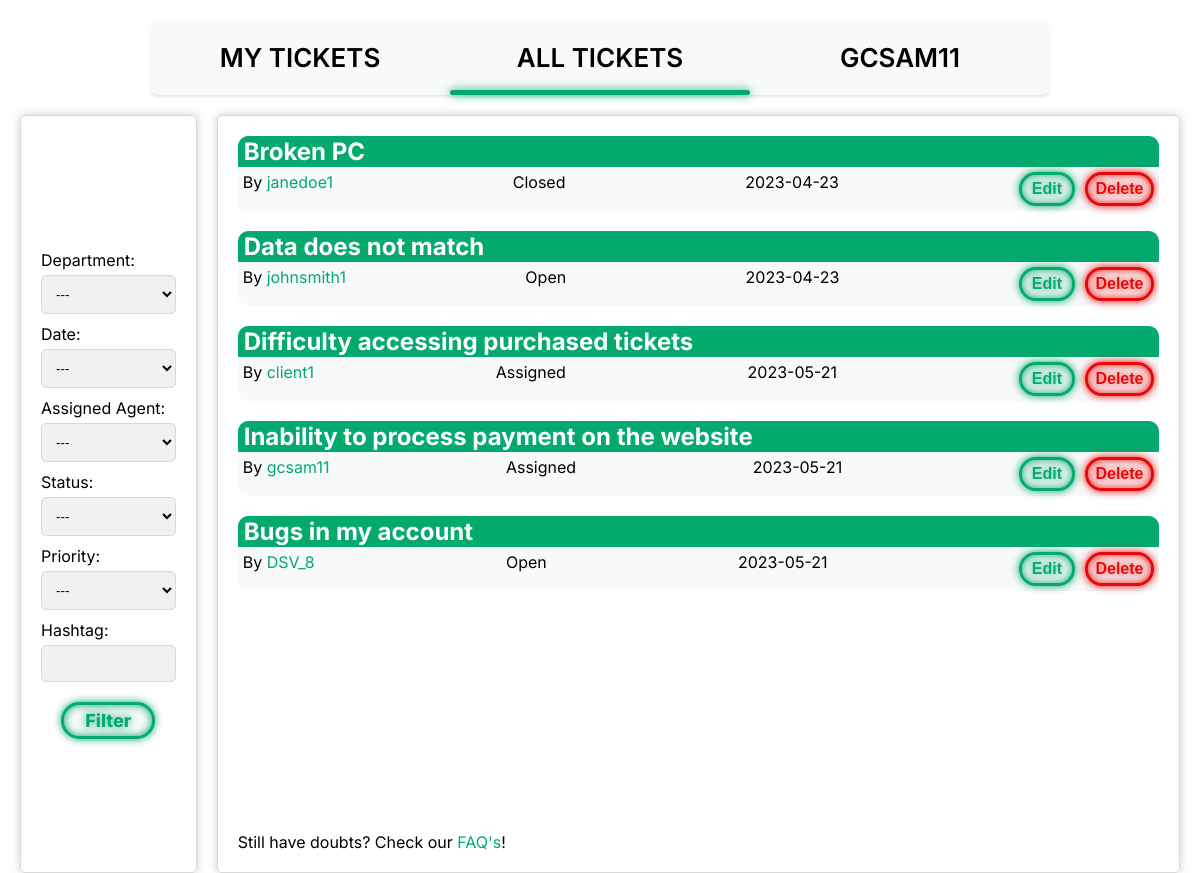
Before: /pages/all_tickets.php (signed in) with the older database file.
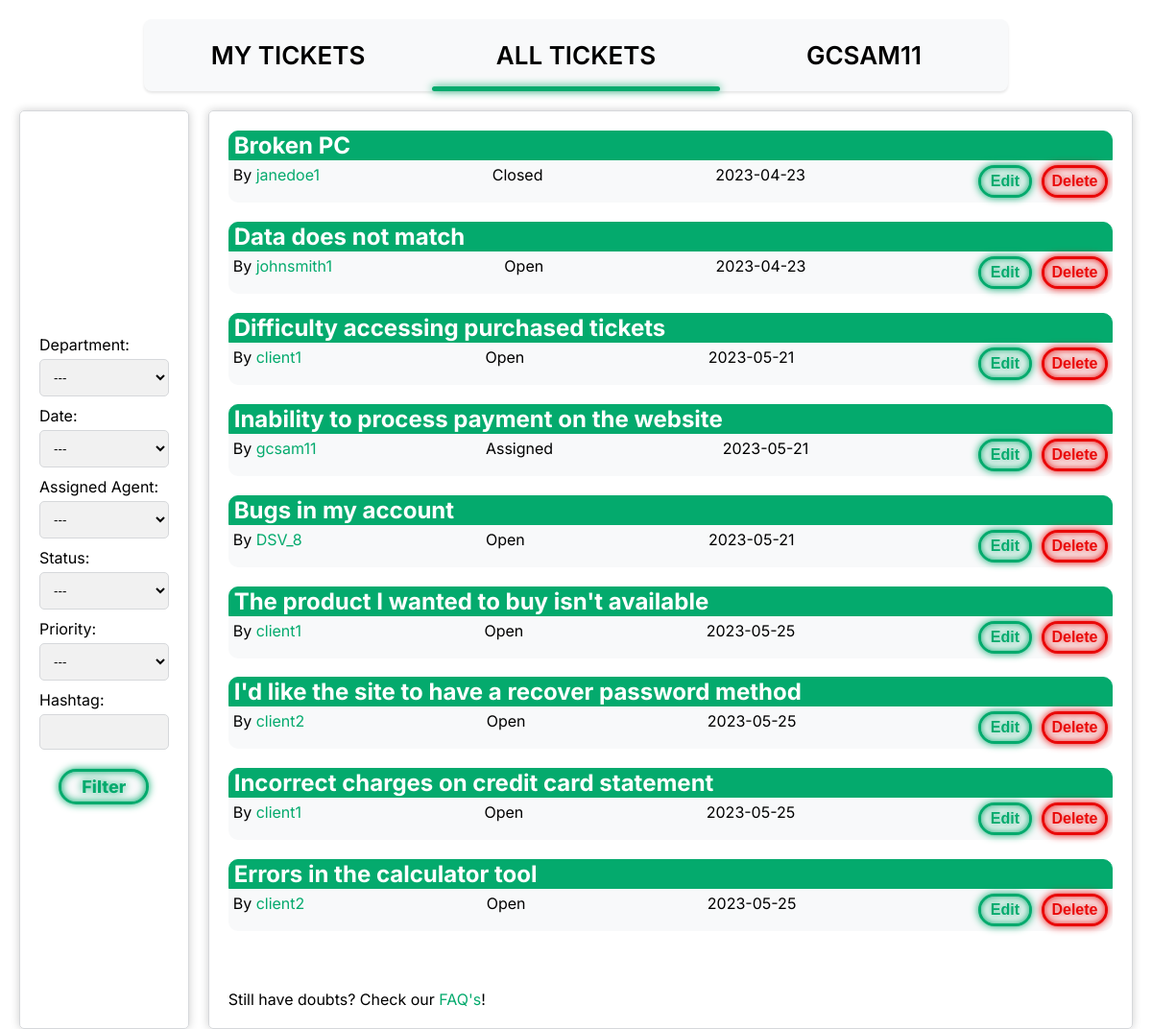
After: the same page with the newer database file.
### tables this page shows
CREATE TABLE TICKET (
    ticket_id INTEGER PRIMARY KEY AUTOINCREMENT,
    user_id INT NOT NULL,
    assigned_agent INT CHECK (assigned_agent <> user_id),
    department_id INT,
    title VARCHAR(255) NOT NULL,
    description VARCHAR(1000) NOT NULL,
    status VARCHAR(10) NOT NULL DEFAULT 'Open' CHECK (status = 'Open' OR status = 'Assigned' OR status = 'Closed'),
    priority VARCHAR(10) NOT NULL DEFAULT 'Low' CHECK (priority = 'Low' OR priority = 'Medium' OR priority = 'High'),
    date DATE NOT NULL,
    hashtag VARCHAR(255),
    FOREIGN KEY(user_id) REFERENCES USER(user_id) ON DELETE CASCADE ON UPDATE CASCADE,
    FOREIGN KEY(department_id) REFERENCES DEPARTMENT(department_id) ON DELETE CASCADE ON UPDATE CASCADE,
    FOREIGN KEY(assigned_agent) REFERENCES USER(user_id) ON DELETE CASCADE ON UPDATE CASCADE
);

CREATE TABLE USER (
    user_id INTEGER PRIMARY KEY AUTOINCREMENT,
    department_id INT,
    name VARCHAR(255) NOT NULL,
    username VARCHAR(8) NOT NULL UNIQUE,
    email VARCHAR(255) NOT NULL UNIQUE,
    password VARCHAR(255) NOT NULL,
    type VARCHAR(10) NOT NULL DEFAULT 'Client' CHECK (type = 'Agent' OR type = 'Admin' OR type = 'Client'),
    gender VARCHAR(10) DEFAULT 'None' CHECK(gender = 'Male' or gender = 'Female' or gender = 'Other' or gender = 'None'),
    FOREIGN KEY(department_id) REFERENCES DEPARTMENT(department_id) ON DELETE CASCADE ON UPDATE CASCADE
);

### database/checkSession.php (called while the page is built, shortened)
<?php
    $profile = $_SESSION['username'];
?>

### database/get_tickets.php (the view)
<?php
    include 'connection.php';
    $stmt = $db->prepare('SELECT * FROM Ticket');
    $stmt->execute();
    while($row = $stmt -> fetch()){
        $stmt2 = $db -> prepare('SELECT username FROM User WHERE user_id = :user_id');
        $stmt2 -> bindParam(':user_id', $row['user_id']);
        $stmt2 -> execute();
        $row2 = $stmt2 -> fetch();
        echo '<h2><a class="ticket_readmore" href="../pages/ticket.php?id='.$row['ticket_id'].'&site=all_tickets">' . $row['title'] . '</a></h2>
        <div class="ticket">
        <div class="ticket_main_info"> <span class="ticket_username"> By <a class="ticket_username_link" href="../pages/profile_viewer.php?id=' .$row['user_id'] . '">' . $row2['username'] . '</a> </span>
        <span class="ticket_status">' . $row['status'] . '</span>
        <span class="ticket_date">' . $row['date'] . ' </span>';
        if(($_SESSION['type'] == 'Admin') || ($_SESSION['user_id'] == $row['user_id'])){
            echo '<div class ="btns">';
            echo '<form class ="editbtnform" action="../pages/editTicket.php?id='.$row['ticket_id'].'" method="POST">
            <input type="hidden" name="csrf" value="' . $_SESSION['csrf'] . '">
            <input type="hidden" name="site" value="alltickets">
            <button type="submit" id="edit_btn"> Edit </button> </form>';
            echo '<form class="deletebtnform" action="../database/deleteTicket.php" method="POST">
            <input type="hidden" name="csrf" value="' . $_SESSION['csrf'] . '">
            <input type="hidden" name="site" value="alltickets">
            <input type="hidden" name="id" value=' . $row['ticket_id'] .'>
            <button type="submit" id="delete_btn"> Delete </button> </form></div>';
        }
        echo '</div></div>';
    }
?>

### pages/all_tickets.php (shortened to what this page needs)
<?php
    include '../database/checkSession.php';
?>
<!DOCTYPE html>
<html>
<head>
	<link rel="stylesheet" href="../css/all_tickets.css">
</head>
<body>
    <header>
		<nav>
			<a href="../pages/my_tickets.php">My Tickets</a>
			<a href="../pages/all_tickets.php">All Tickets</a>
			<a href="../pages/profile_viewer.php"><?php echo $profile ?></a>
			<div class="animation start-all_tickets"></div>
		</nav>
    </header>
	<main>
		<form action="../database/filter.php" method="post">
		<section id="grid">
			<div class="box">
				<div class="box_content">
					<label for="department-filter">Department:</label>
			    	<select id="department" name="department">
						<option value="none">---</option>
			    	</select>
			    	<label for="date-filter">Date:</label>
			    	<select id="date-filter" name="date">
						<option value="none">---</option>
					</select>
			    	<label for="agent-filter">Assigned Agent:</label>
			    	<select id="agent-filter" name="agent">
				    	<option value="none">---</option>
						<?php
						include '../database/fetchAgents.php'
						 ?>
			    	</select>
			    	<label for="status-filter">Status:</label>
			    	<select id="status-filter" name="status">
                    	<option value="none">---</option>
			    	</select>
			    	<label for="priority-filter">Priority:</label>
			    	<select id="priority-filter" name="priority">
				    	<option value="none">---</option>
			    	</select>
					<label for="hashtag-filter">Hashtag:</label>
					<input list="hashtags" name="hashtag" id="hashtag_filter" placeholder="">
                	<div class="clearfix">
				    	<button type="submit" class="filterbtn">Filter</button>
			    	</div>
				</div>
			</div>
		</form>
			<div class="box2">
				<section class="right_box_content">
						<div id="tickets">
							<?php
								if($_SESSION['filter']){
									$site = 'all_tickets';
									include '../database/get_filter_content.php';
									$_SESSION['filter'] = false;
								}
								else{
									include '../database/get_tickets.php';
								}
							?>
						</div>
						<footer>Still have doubts? Check our <a href="../pages/faq.php">FAQ's</a>!</footer>
				</section>
			</div>
	</main>
</body>
</html>

### css/all_tickets.css (style rules this page uses)
:root { --clr-neon_green: #04AA6D; --clr-neon_red: #e90808; --clr-bg: #f8f9fa; }
*, *::before *::after { box-sizing: border-box; }
header { text-align: center; }
nav { position: relative; margin: 20px auto 0; width: 900px; height: 75px; background: var(--clr-bg); border-radius: 8px; font-size: 0; box-shadow: 0 2px 3px 0 rgba(0, 0, 0, 0.1); }
nav a { font-family: 'Inter', sans-serif; font-size: 26px; font-weight: 600; text-transform: uppercase; color: black; text-decoration: none; line-height: 75px; position: relative; z-index: 1; display: inline-block; text-align: center; }
nav .animation { position: absolute; height: 5px; bottom: 0; z-index: 0; background: var(--clr-neon_green); border-radius: 8px; transition: all .5s ease 0s; box-shadow: 0 0 10px 0 var(--clr-neon_green); }
nav a:nth-child(1) { width: 300px; }
nav a:nth-child(2) { width: 300px; }
nav .start-all_tickets, nav a:nth-child(2):hover~.animation { width: 300px; left: 300px; }
nav a:nth-child(3) { width: 300px; }
body { margin: 0; padding: 0; font-family: 'Inter', sans-serif; }
section { height: 89.5vh; display: flex; }
#grid { display: grid; grid-template-columns: repeat(6, 1fr); grid-gap: 20px; padding: 20px; }
#grid .box { display: flex; justify-content: center; align-items: center; padding: 20px; border: 1px solid #d6d8db; border-radius: 5px; box-shadow: 0px 0px 10px rgba(0,0,0,0.2); grid-column: 1/2; }
label { display: block; margin-bottom: 5px; }
select, input[type="date"], #hashtag_filter { padding: 10px; border-radius: 5px; border: 1px solid #d6d8db; margin-bottom: 10px; width: 100%; box-sizing: border-box; background-color: #f1f1f1; }
#hashtag_filter { margin-bottom: 20px; }
.clearfix { display: flex; justify-content: center; }
.filterbtn { background-color: var(--clr-bg); color: var(--clr-neon_green); padding: 5px 10px; border: 3px solid var(--clr-neon_green); border-radius: 32px; cursor: pointer; opacity: 1; text-align: center; font-family: 'Inter', sans-serif; font-weight: 800; font-size: large; width: 70%; transition: opacity 100ms linear; text-shadow: 0 0 0.125em hsl(0 0% 100% / 0.5), 0 0 0.45em var(--clr-neon_green); box-shadow: inset 0 0 0.5em 0 var(--clr-neon_green), 0 0 0.5em 0 var(--clr-neon_green); }
#grid .box2 { padding: 20px; border: 1px solid #d6d8db; border-radius: 5px; box-shadow: 0px 0px 10px rgba(0,0,0,0.2); grid-column: 2/7; }
.right_box_content { position: relative; }
.right_box_content footer { position: absolute; bottom: 0; left: 0; width: 100%; }
.right_box_content footer > a { color: var(--clr-neon_green); text-decoration: none; }
#tickets { width: 100%; height: 97%; overflow-x: hidden; overflow-y: auto; }
h2 { border: 1px solid var(--clr-neon_green); padding-left: 5px; margin-bottom: 0; border-radius: 10px 10px 0px 0px; background-color: var(--clr-neon_green); }
h2:first-of-type { margin-top: 0; }
.ticket_readmore { color: white; text-decoration: none; }
.ticket_main_info { display: flex; justify-content: space-between; }
.ticket_username_link { text-decoration: none; color: var(--clr-neon_green); }
.ticket { border: 0px; background-color: var(--clr-bg); border-radius: 0px 0px 10px 10px; padding: 5px; }
.ticket:last-of-type { margin-bottom: 10px; }
.btns { display: flex; justify-content: space-between; }
.editbtnform { margin-right: 10px; }
#edit_btn { background-color: var(--clr-bg); color: var(--clr-neon_green); padding: 5px 10px; border: 3px solid var(--clr-neon_green); border-radius: 32px; cursor: pointer; opacity: 1; text-align: center; font-weight: 600; font-size: medium; width: 100%; transition: opacity 100ms linear; text-shadow: 0 0 0.125em hsl(0 0% 100% / 0.5), 0 0 0.45em var(--clr-neon_green); box-shadow: inset 0 0 0.5em 0 var(--clr-neon_green), 0 0 0.5em 0 var(--clr-neon_green); }
#delete_btn { background-color: var(--clr-bg); color: var(--clr-neon_red); padding: 5px; margin-right: 5px; border: 3px solid var(--clr-neon_red); border-radius: 32px; cursor: pointer; opacity: 1; text-align: center; font-weight: 600; font-size: medium; width: 100%; transition: opacity 100ms linear; text-shadow: 0 0 0.125em hsl(0 0% 100% / 0.5), 0 0 0.45em var(--clr-neon_red); box-shadow: inset 0 0 0.5em 0 var(--clr-neon_red), 0 0 0.5em 0 var(--clr-neon_red); }

Changed rows visible on the page:
changed ticket "Difficulty accessing purchased tickets": status "Assigned" → "Open"
added ticket: title "The product I wanted to buy isn't available", user.username "client1", status "Open", date "2023-05-25"
added ticket: title "I'd like the site to have a recover password method", user.username "client2", status "Open", date "2023-05-25"
added ticket: title "Incorrect charges on credit card statement", user.username "client1", status "Open", date "2023-05-25"
added ticket: title "Errors in the calculator tool", user.username "client2", status "Open", date "2023-05-25"
